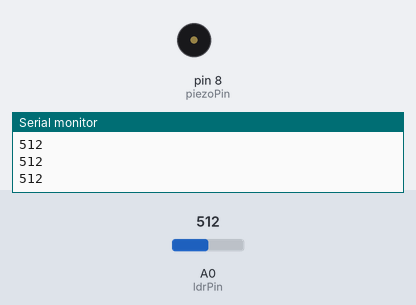
The sketch below on a simulated Arduino Uno, built with avr-gcc and run on an emulated ATmega328P. Parts: buzzer (waves = sounding), the last lines printed to the serial monitor. The inputs (shaded band) are chosen by the test bench; at power-on: A0 (ldrPin) = 512.

Above: at 1.3 s.
1.4 s: A0 (ldrPin) set to 0
At 2.8 s:
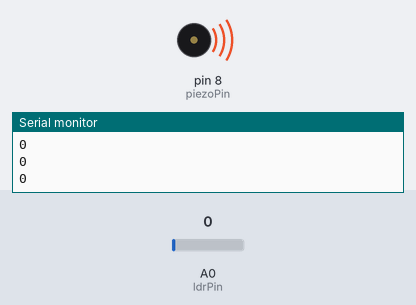
4.5 s: A0 (ldrPin) set to 122
At 4.89 s:
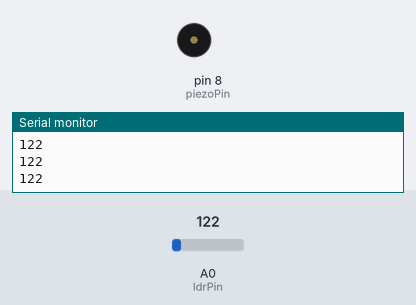
Timing chart, 0 to 13.6 s (numbered marks = the images above; inputs shaded):
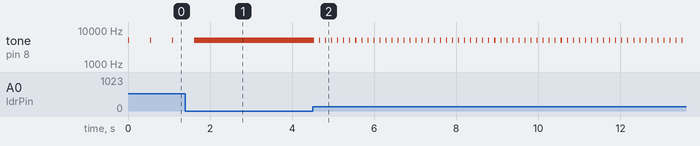

Measured:
- after the input at 1.4 s, tone on pin 8 (piezoPin): goes on until 1.6 s, then stays 5000 Hz
- after the input at 4.5 s, tone on pin 8 (piezoPin): alternates 5000 Hz for 0.03 s and silent for 0.12 s, starting at once
- by itself, tone on pin 8 (piezoPin): alternates 5000 Hz for 0.03 s and silent for 0.51 s

The sketch:

buzzer_tone_to_LDR_sensor.ino
```cpp
int piezoPin = 8; // Piezo on Pin 8
int ldrPin = 0; // LDR on Analog Pin 0
int ldrValue = 0; // Value read from the LDR
void setup() {
Serial.begin(9600);
// nothing to do here
}
void loop() {
ldrValue = analogRead(ldrPin); // read the value from the LDR
Serial.println(ldrValue);
tone(piezoPin,5000); // play a 1000Hz tone from the piezo
delay(25); // wait a bit
noTone(piezoPin); // stop the tone
delay(ldrValue); // wait the amount of milliseconds in ldrValue
}
```
